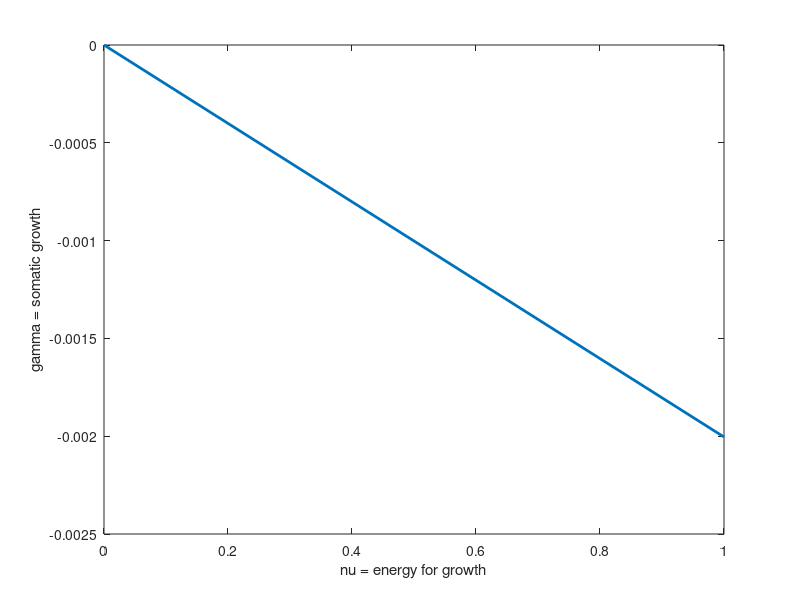
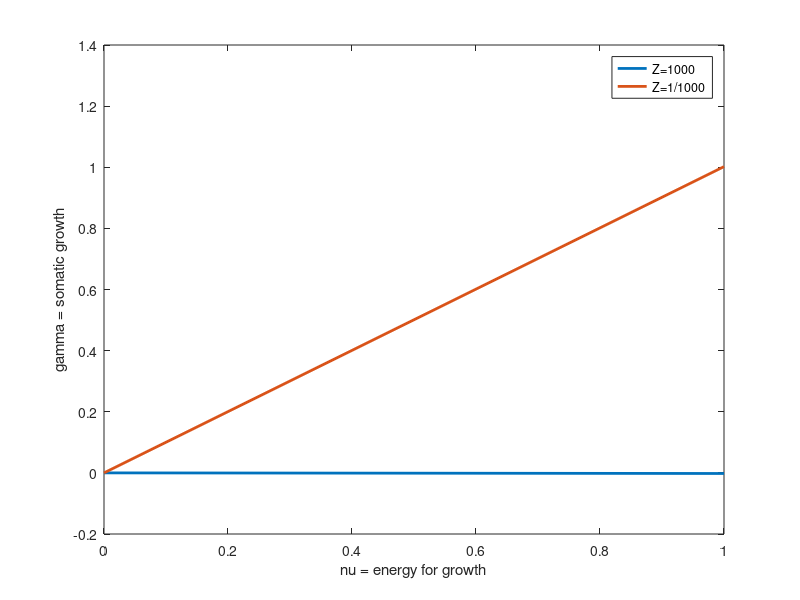
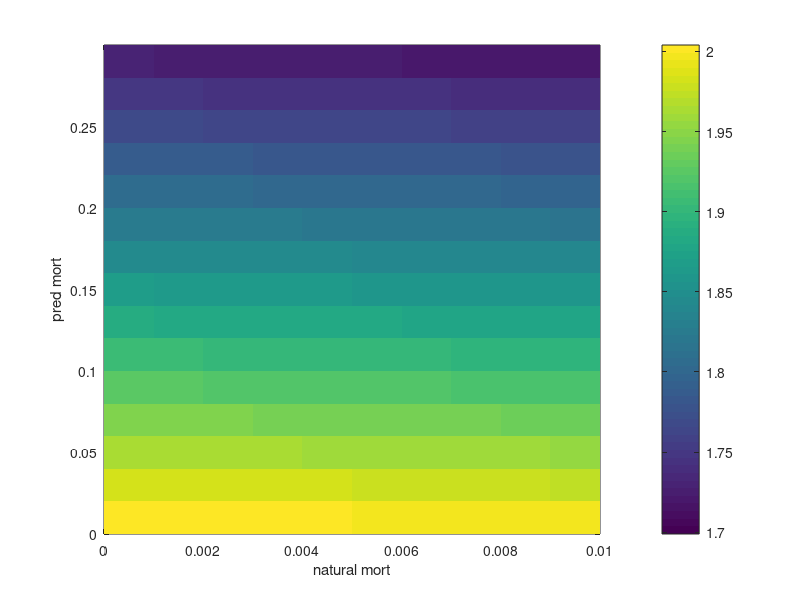
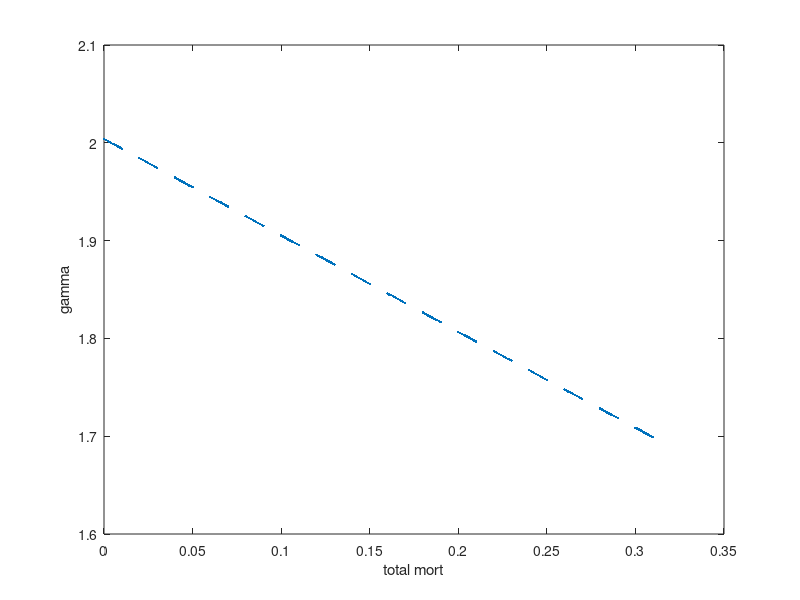

Source code (MATLAB) for these figures, in order:


clear all

K=1;
Z=500.0;
%nu=0.0012043900125042264;
d=4.854471554792261e-15;
B=2.619938604590845;
mu = d/B;
k=0.0;
if k==0.0
    kap=K;
else
    kap=1;
end
nu = 0:1;
gg1 = ((kap.*nu) - mu)./(1-(Z.^(1-(mu./(kap.*nu)))));

gg2 = ((kap.*nu) - mu)./(1-(Z.^((1-mu)./(kap.*nu))));

z = 1/Z;
gg3 = ((kap.*nu) - mu)./(1-(z.^(1-(mu./(kap.*nu)))));

%%
figure
%subplot(2,2,1)
plot(nu,gg1,'LineWidth',2); hold on;
ylabel('gamma = somatic growth')
xlabel('nu = energy for growth')
%print('-dpng','gamma_eq.png')

figure
plot(nu,gg1,'LineWidth',2); hold on;
plot(nu,gg3,'LineWidth',2); hold on;
legend('Z=1000','Z=1/1000')
ylabel('gamma = somatic growth')
xlabel('nu = energy for growth')
%print('-dpng','gamma_eq_fix.png')

%% DeRoos 2008

nu = 2;
nat = 0:1e-3:0.01;
pred = 0:2e-2:0.3;
g = NaN*ones(length(nat),length(pred));
for i=1:length(nat)
    for j=1:length(pred)
        mu = nat(i)+pred(j);
        Mu(i,j) = nat(i)+pred(j);
        gg3 = ((kap.*nu) - mu)./(1-(z.^(1-(mu./(kap.*nu)))));
        g(i,j) = (nu-mu) ./ (1 - z.^(1-mu./nu));
    end
end

[natG,predG] = meshgrid(nat,pred);
%%
figure
pcolor(natG,predG,g'); hold on;
shading flat
xlabel('natural mort')
ylabel('pred mort')
colorbar

figure
plot(Mu(:),g(:),'.'); hold on;
xlabel('total mort')
ylabel('gamma')
